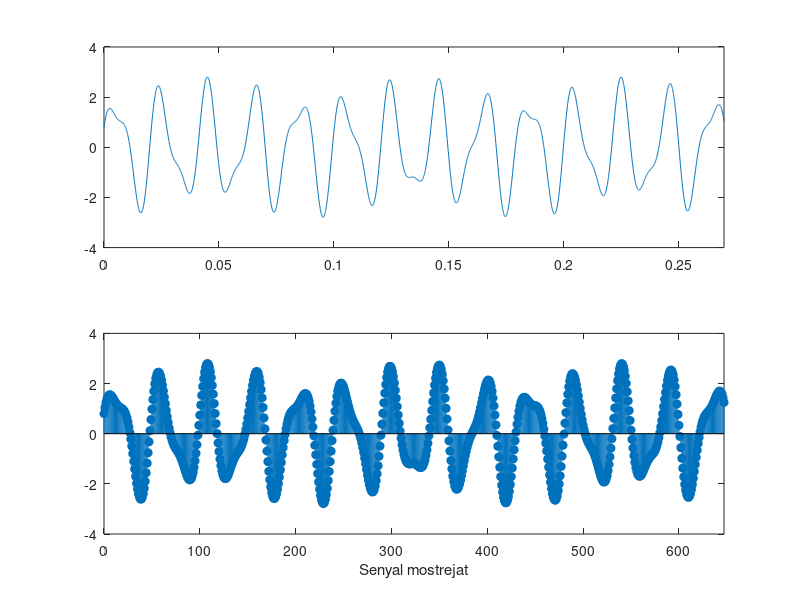

MATLAB code to generate this figure:
close all
clear all
clc

k = 12;  % llargada del senyal
t=0:0.0001:2*k/89;   
n=0:(k*54)-1;
% exercici

y1=2*sin(pi*100*t)+0.8*cos(pi*178*t);

fs= max([50 89])*27    % 27 es el nombre de mostres per periode de la 
                       % maxima frequencia (segons enunciat) 
y2=2*sin(2.0*pi*50*n/fs)+0.8*cos(2.0*pi*89*n/fs);

subplot(2,1,1)
plot(t,y1)
axis([0 max(t) -4 4])
subplot(2,1,2)
stem(n,y2,'filled')
xlabel('Senyal mostrejat')
axis([0 max(n) -4 4])

